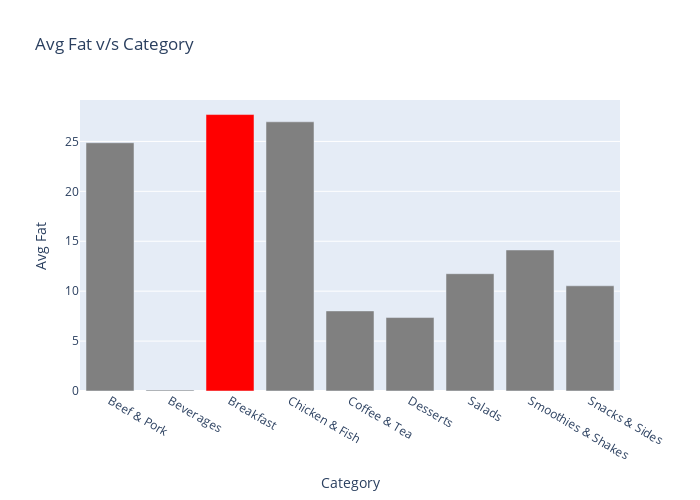

The cell this chart's notebook holds for it:
### Markdown cell above
#### 2)average Fat distribution for each category

### Code cell
fat=pd.DataFrame(df.groupby('Category')['Total Fat'].mean()) # a = pandasDataframe
colors=['gray']*9
colors[2]='red'

fig = go.Figure(data=go.Bar(
      x=fat.index,           #x=a.index
      y=fat['Total Fat'],    #y=a['...']
      marker_color=colors
))

fig.update_layout(width=700, height=500, title='Avg Fat v/s Category', xaxis_title='Category', yaxis_title='Avg Fat')
fig.show()
pio.write_html(fig, file="AvgFatVsCategory.html", auto_open=True)

### Figure 1 — Plotly figure (JSON) as saved in the notebook; plotly's stock layout.template omitted (floating-point values rounded to 4 significant figures)
{"data": [{"marker": {"color": ["gray", "gray", "red", "gray", "gray", "gray", "gray", "gray", "gray"]}, "type": "bar", "x": ["Beef & Pork", "Beverages", "Breakfast", "Chicken & Fish", "Coffee & Tea", "Desserts", "Salads", "Smoothies & Shakes", "Snacks & Sides"], "y": [24.87, 0.09259, 27.69, 26.96, 8.021, 7.357, 11.75, 14.12, 10.54]}], "layout": {"height": 500, "title": {"text": "Avg Fat v/s Category"}, "width": 700, "xaxis": {"title": {"text": "Category"}}, "yaxis": {"title": {"text": "Avg Fat"}}}}
